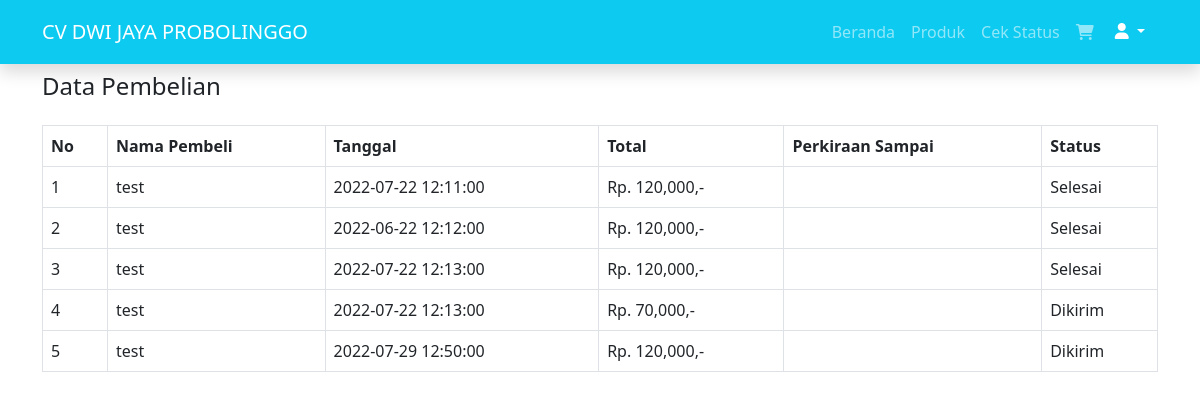
Page /cek_status.php (signed in) on the committed database.
### tables this page shows
CREATE TABLE `pembelian` (
  `id_pembelian` int(11) NOT NULL,
  `id_pelanggan` int(11) DEFAULT NULL,
  `tanggal_pembelian` datetime DEFAULT NULL,
  `total_pembelian` int(11) DEFAULT NULL,
  `tahun` year(4) DEFAULT NULL,
  `pembayaran` varchar(50) NOT NULL,
  `status` enum('Menunggu Konfirmasi','Dikirim','Selesai') NOT NULL
);

CREATE TABLE `pelanggan` (
  `id_pelanggan` int(11) NOT NULL,
  `username` varchar(50) NOT NULL DEFAULT '0',
  `nama_pelanggan` varchar(50) NOT NULL DEFAULT '0',
  `alamat_pelanggan` varchar(200) NOT NULL DEFAULT '0',
  `password` varchar(200) NOT NULL DEFAULT '0'
);

### cek_status.php (the view, shortened to what this page needs)
<?php
$conn = connect_DB();
$id_pelanggan = $_SESSION['login']['id_pelanggan'];
$sql = $sql = "SELECT * FROM pembelian JOIN pelanggan ON pembelian.id_pelanggan=pelanggan.id_pelanggan WHERE pembelian.id_pelanggan='$id_pelanggan'";
$result = mysqli_query($conn, $sql);
$pembelian = [];
while ($row = mysqli_fetch_assoc($result)) {
    $pembelian[] = $row;
}
?>
<?php require 'Comp/header.php'; ?>
<?php require 'Comp/navbar.php'; ?>
<section class="main mt-4 pt-5" style="min-height: 88vh; overflow-x: hidden;">
    <div class="container">
        <h4 class="mb-4">Data Pembelian</h4>
        <div class='table-responsive'>
            <table class="table table-bordered" id="dataTable" width="100%" cellspacing="0">
                <thead>
                    <tr>
                        <th>No</th>
                        <th>Nama Pembeli</th>
                        <th>Tanggal</th>
                        <th>Total</th>
                        <th>Perkiraan Sampai</th>
                        <th>Status</th>
                    </tr>
                </thead>
                <tbody>
                    <?php for ($i = 0; $i < count($pembelian); $i++) : ?>
                        <tr>
                            <td><?= (1 + $i) ?></td>
                            <td><?= $pembelian[$i]['nama_pelanggan'] ?></td>
                            <td><?= $pembelian[$i]['tanggal_pembelian'] ?></td>
                            <td>Rp. <?= number_format($pembelian[$i]['total_pembelian']) ?>,-</td>
                            <td><?= $pembelian[$i]['perkiraan_sampai'] ?></td>
                            <td><?= $pembelian[$i]['status'] ?></td>
                        </tr>
                    <?php endfor; ?>
                </tbody>
            </table>
        </div>
    </div>
</section>
<?php include 'Comp/footer.php'; ?>

### rows in the picture
pembelian: id_pelanggan.nama_pelanggan "test", tanggal_pembelian "2022-07-22 12:11:00", total_pembelian "120,000", status "Selesai"
pembelian: id_pelanggan.nama_pelanggan "test", tanggal_pembelian "2022-06-22 12:12:00", total_pembelian "120,000", status "Selesai"
pembelian: id_pelanggan.nama_pelanggan "test", tanggal_pembelian "2022-07-22 12:13:00", total_pembelian "120,000", status "Selesai"
pembelian: id_pelanggan.nama_pelanggan "test", tanggal_pembelian "2022-07-22 12:13:00", total_pembelian "70,000", status "Dikirim"
pembelian: id_pelanggan.nama_pelanggan "test", tanggal_pembelian "2022-07-29 12:50:00", total_pembelian "120,000", status "Dikirim"
